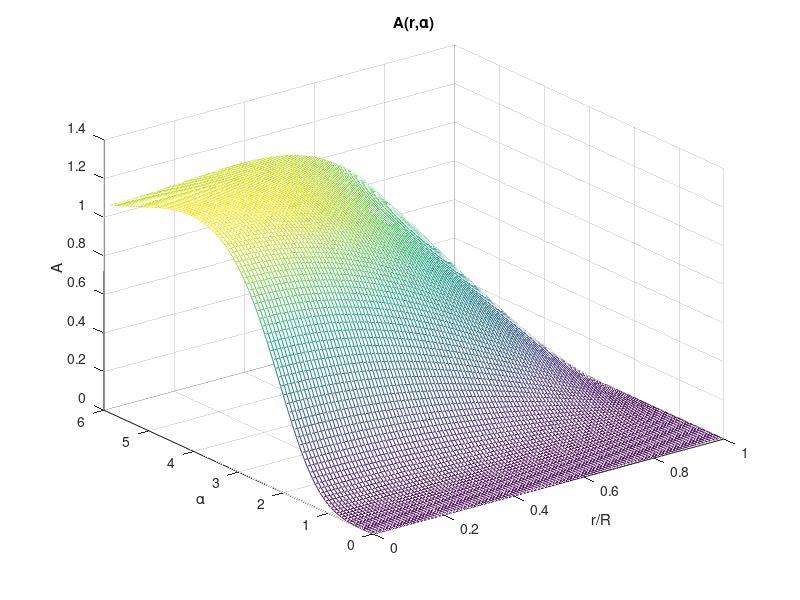
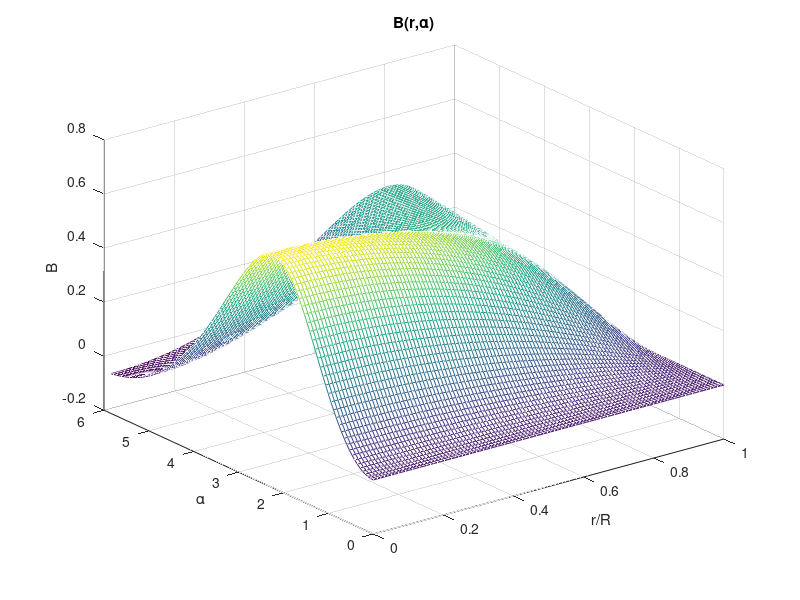
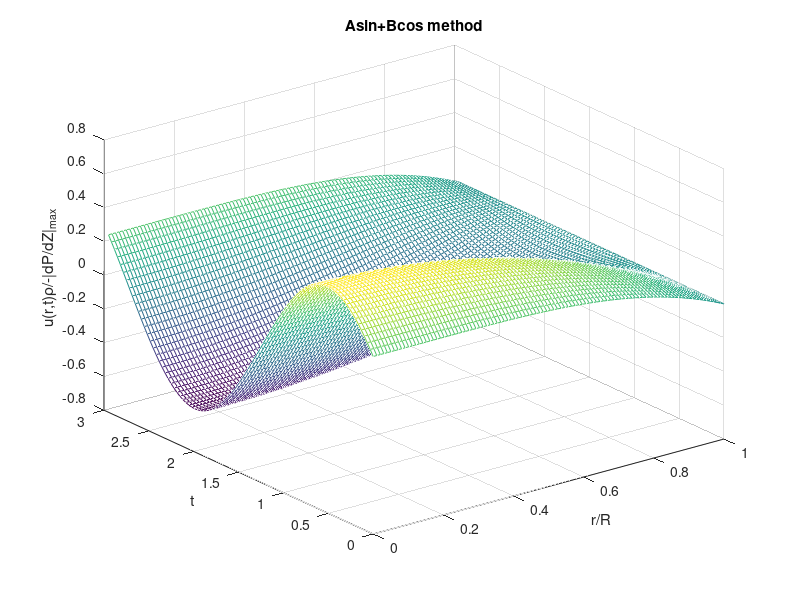

These figures' MATLAB source, in order: (Note: this script raises an error after producing the figures.)
clear all

% % % Input
omega0 = 2.13;
nu = 1;
R = 2;
alpha = sqrt(omega0/nu)*R;
alphaVec = linspace(0,2*alpha,100);
r = linspace(0,1,100); % non-dimensional!: "r/R", bound between 0 and 1.
t = linspace(0,2*pi/omega0,90);


% % % Function Declarations
A = @(r,alpha) real(1-besselj(0,alpha.*(1i)^(3/2).*r)./besselj(0,alpha.*(1i)^(3/2)));
B = @(r,alpha) -imag(besselj(0,alpha.*(1i)^(3/2).*r)./besselj(0,alpha.*(1i)^(3/2)));
Asin_p_Bcos = @(r,t,alpha,omega0) A(r,alpha).*sin(omega0*t)+B(r,alpha).*cos(omega0*t);

expiwt_t_Bessels = @(r,t,alpha,omega0) -1i/(2*omega0)*( ...
    exp(1i*omega0*t).*(1-besselj(0,alpha.*(1i)^(3/2).*r)./besselj(0,alpha.*(1i)^(3/2))) ...
    - ...
    exp(-1i*omega0*t).*(1-besselj(0,alpha.*(1i)^(5/2).*r)./besselj(0,alpha.*(1i)^(5/2))) ...
    );

% syms w
% invFourier_method = @(r,t,rho,mu,omega0) ifourier(1i/rho*fourier(cos(omega0*t),t,w).* ...
%     (1-besselj(0,sqrt(rho*w/mu)*R*(1i)^(3/2)*r)/besselj(0,sqrt(rho*w/mu)*R*(1i)^(3/2)))/w,w,t);

% % % Study A

[rgrid,alphagrid] = meshgrid(r,alphaVec);
figure(1)
mesh(r,alphaVec,A(rgrid,alphagrid))
title('A(r,\alpha)')
xlabel('r/R')
ylabel('\alpha')
zlabel('A')

% % % Study B

[rgrid,alphagrid] = meshgrid(r,alphaVec);
figure(2)
mesh(r,alphaVec,B(rgrid,alphagrid))
title('B(r,\alpha)')
xlabel('r/R')
ylabel('\alpha')
zlabel('B')

% % % Study Asin+Bcos
[rgrid,tgrid] = meshgrid(r,t);
figure(10)
mesh(r,t,Asin_p_Bcos(rgrid,tgrid,alpha,omega0)/omega0)
title('Asin+Bcos method')
xlabel('r/R')
ylabel('t')
zlabel('u(r,t)\rho/-|dP/dZ|_{max}')

% % % Study expiwt_t_Bessels
figure(11)
mesh(r,t,expiwt_t_Bessels(rgrid,tgrid,alpha,omega0))
title('complex version pre-Asin+Bcos method')
xlabel('r/R')
ylabel('t')
zlabel('u(r,t)\rho/-|dP/dZ|_{max}')

% % % Study invFourier_method
tmpMatrix = zeros(length(t),length(r));
for i = 1:1:length(t) % The function uses symbolics which does not support matrices.
    tmpMatrix(i,:) = inverseFourier_SolutionScript(r,t(i),R,nu,omega0);
end
figure(12)
mesh(r,t,-real(tmpMatrix))
title('Solution through Matlab''s inverse Fourier function.')
xlabel('r/R')
ylabel('t')
zlabel('\Re{\{u(r,t)\rho/-|dP/dZ|_{max}\}}')

figure(13)
mesh(r,t,-imag(tmpMatrix))
title('Solution through Matlab''s inverse Fourier function.')
xlabel('r/R')
ylabel('t')
zlabel('\Im{\{u(r,t)\rho/-|dP/dZ|_{max}\}}')

% % % Study Asin+Bcos / expiwt_t_Bessels
[rgrid,tgrid] = meshgrid(r,t);
figure(14)
mesh(r,t,Asin_p_Bcos(rgrid,tgrid,alpha,omega0)/omega0./expiwt_t_Bessels(rgrid,tgrid,alpha,omega0)-1)
title('Asin+Bcos method / expiwt\_t\_Bessels method - 1')
xlabel('r/R')
ylabel('t')
zlabel('Should be 0.')

% % % Study Asin+Bcos / inverseFourier
[rgrid,tgrid] = meshgrid(r,t);
figure(15)
mesh(r,t,Asin_p_Bcos(rgrid,tgrid,alpha,omega0)/omega0./-real(tmpMatrix)-1)
title('Asin+Bcos method / inverseFourier method - 1')
xlabel('r/R')
ylabel('t')
zlabel('Should be 0.')
